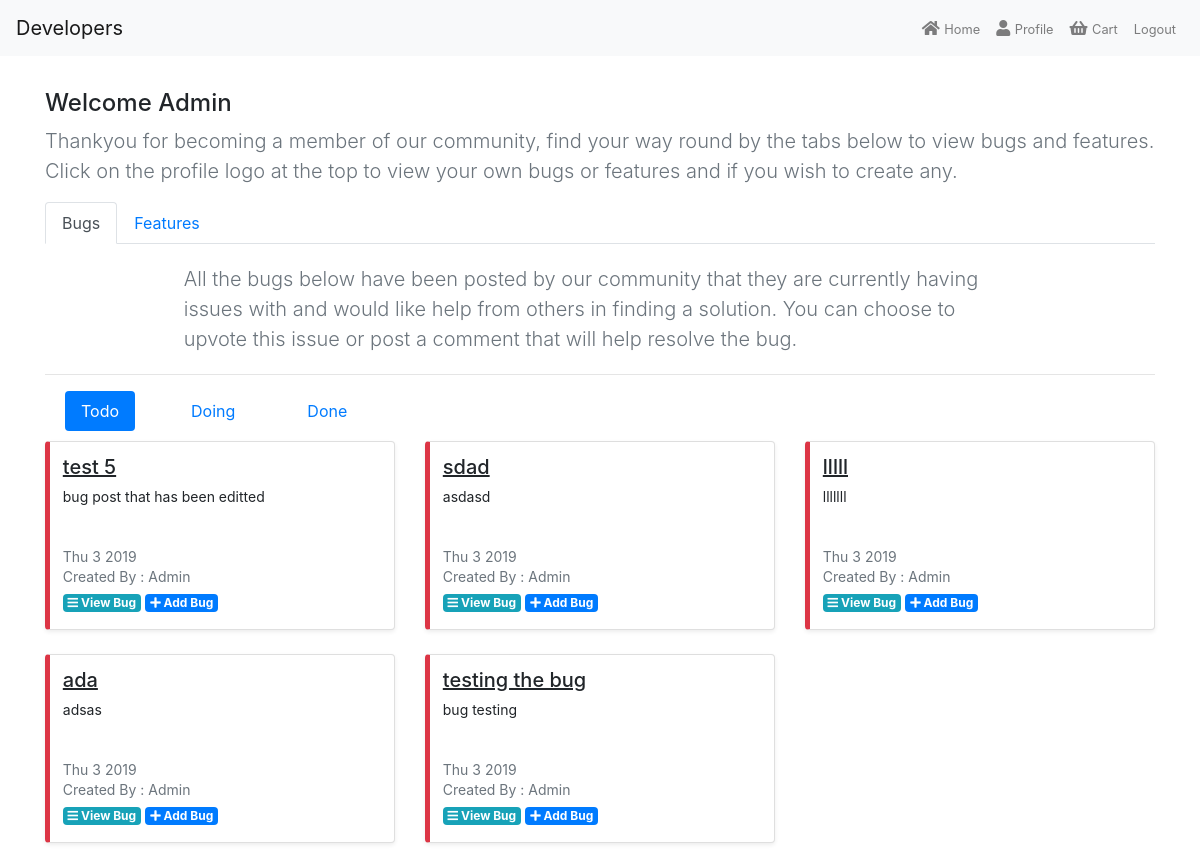
Page /homepage/ (signed in) on the earlier database version.
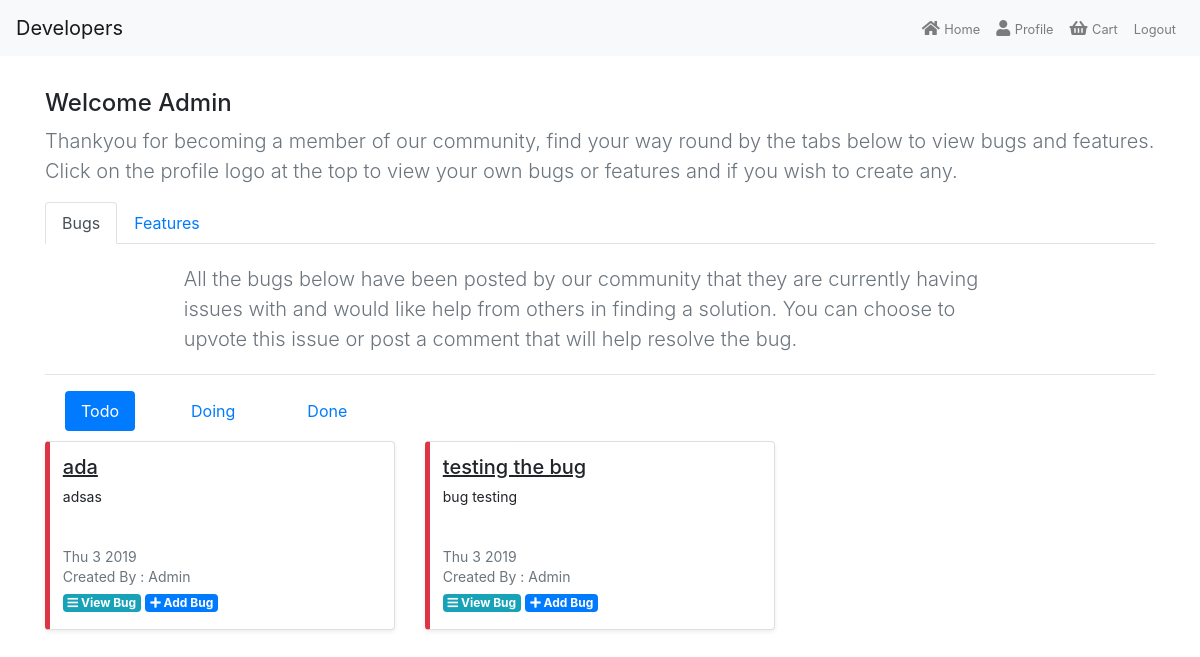
Same page on the later database version.
### bug/models.py (models this page shows, shortened)
class Bug(models.Model):
    app_choices = [
         ("Doing", "Doing"),
         ("Done", "Done")
     ]
    title = models.CharField(max_length=100)
    description = models.TextField()
    created_date = models.DateTimeField(default=timezone.now)
    views = models.IntegerField(default=0)
    upvotes = models.IntegerField(default=0)
    price = models.DecimalField(max_digits=6, decimal_places=2, default=0)
    author = models.ForeignKey(User, on_delete=models.CASCADE)
    assigned = models.CharField(max_length=100, default="")
    status = models.CharField(max_length=10, choices=app_choices, default="Todo")

### home/views.py (the view)
# urls.py: url(r'^homepage/', home, name="home"),
@login_required
def home(request):
    bugs = Bug.objects.all()
    features = Feature.objects.all()
    context = {
        "bugs": bugs,
        "features": features,
    }
    return render(request, "home.html", context)

### home/templates/home.html (shortened to what the changed rows need)
{% extends 'base.html' %}
{% block content %}
<div class="container mt-3">
    <div class="tab-content" id="myTabContent">
        <div class="tab-pane fade show active" id="Bug" role="tabpanel"    aria-labelledby="Bug-tab">
            <div class="tab-content" id="pills-tabContent">
                <div class="tab-pane fade show active" id="pills-home" role="tabpanel" aria-labelledby="pills-home-tab">
                    <div class="row">
                        {% for bug in bugs %}
                            {% if bug.status == "Todo" %}
                                <div class="col-md-4">
                                    <div style="border-left: 5px solid #dc3545" class="card flex-md-row mb-4 shadow-sm h-md-250 card-display">
                                        <div class="card-body d-flex flex-column align-items-start">
                                            <h5 class="post-title">
                                                {{ bug.title }}
                                            </h5>
                                            <p class="card-text mb-auto post-text">
                                                {{ bug.description|truncatechars:65 }}
                                            </p>
                                            <div class="mb-1 text-muted post-date">
                                                {{ bug.created_date| date:"D j Y " }}
                                                <br>
                                                Created By : {{ bug.author|capfirst }}
                                            </div>
                                            <div>
                                                <a class="badge badge-info mb-1" href="{% url 'preview_bug' bug.id %}">
                                                    <i class="fa fa-bars" aria-hidden="true"></i>
                                                    View Bug
                                                </a>
                                                <a class="badge badge-primary" href="{% url 'add_bug' bug.id %}">
                                                    <i class="fa fa-plus" aria-hidden="true"></i>
                                                    Add Bug
                                                </a>
                                            </div>
                                        </div>
                                    </div>
                                </div>
                            {% endif %}
                        {% endfor %}
                    </div>
                </div>
            </div>
        </div>
    </div>
</div>
{% endblock %}

Differences in the rows shown:
no longer on this page (row edited): Bug: title "test 5", description "bug post that has been editted", created_date "Thu 3 2019", author "Admin"
removed Bug: title "sdad", description "asdasd", created_date "Thu 3 2019", author "Admin"
removed Bug: title "lllll", description "lllllll", created_date "Thu 3 2019", author "Admin"
